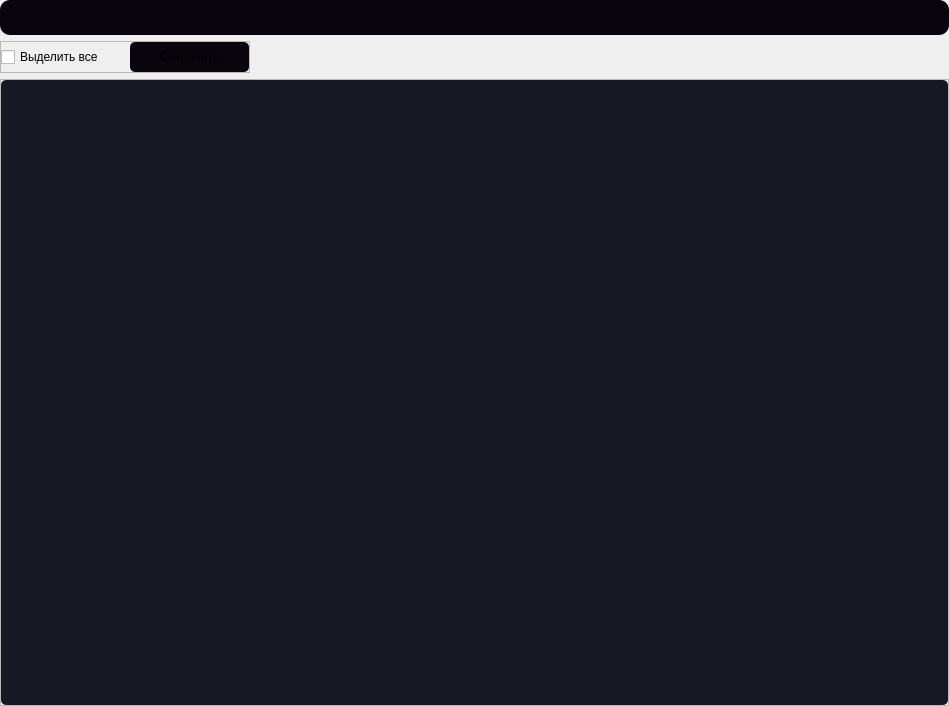
<?xml version="1.0" encoding="UTF-8"?>
<ui version="4.0">
 <class>Form</class>
 <widget class="QWidget" name="Form">
  <property name="geometry">
   <rect>
    <x>0</x>
    <y>0</y>
    <width>949</width>
    <height>706</height>
   </rect>
  </property>
  <property name="windowTitle">
   <string>Form</string>
  </property>
  <property name="styleSheet">
   <string notr="true">QPlainTextEdit{
	background-color:rgb(9,5,13);
	border-radius: 15px;
}
#parsingStart_button{
	background-color:rgb(9,5,13);
}
#frame{
	background-color:rgb(9,5,13);
	border-radius: 10px;
}
#listWidget{
	background-color:rgb(24,24,36);
	border-radius: 5px;
}
#savePatent_button{
	background-color:rgb(9,5,13);
	border-radius: 5px;
}
#slide_menu{
	background-color:rgb(9,5,13);
}</string>
  </property>
  <layout class="QVBoxLayout" name="verticalLayout">
   <property name="leftMargin">
    <number>0</number>
   </property>
   <property name="topMargin">
    <number>0</number>
   </property>
   <property name="rightMargin">
    <number>0</number>
   </property>
   <property name="bottomMargin">
    <number>0</number>
   </property>
   <item>
    <widget class="QFrame" name="frame">
     <property name="minimumSize">
      <size>
       <width>0</width>
       <height>0</height>
      </size>
     </property>
     <property name="maximumSize">
      <size>
       <width>16777215</width>
       <height>35</height>
      </size>
     </property>
     <property name="styleSheet">
      <string notr="true"/>
     </property>
     <property name="frameShape">
      <enum>QFrame::StyledPanel</enum>
     </property>
     <property name="frameShadow">
      <enum>QFrame::Raised</enum>
     </property>
     <layout class="QHBoxLayout" name="horizontalLayout">
      <property name="spacing">
       <number>5</number>
      </property>
      <property name="leftMargin">
       <number>0</number>
      </property>
      <property name="topMargin">
       <number>0</number>
      </property>
      <property name="rightMargin">
       <number>10</number>
      </property>
      <property name="bottomMargin">
       <number>0</number>
      </property>
      <item>
       <widget class="QPlainTextEdit" name="requestName_textEdit">
        <property name="font">
         <font>
          <pointsize>11</pointsize>
         </font>
        </property>
        <property name="autoFillBackground">
         <bool>false</bool>
        </property>
        <property name="textInteractionFlags">
         <set>Qt::TextEditable|Qt::TextSelectableByMouse</set>
        </property>
       </widget>
      </item>
      <item>
       <widget class="QPushButton" name="parsingStart_button">
        <property name="autoFillBackground">
         <bool>false</bool>
        </property>
        <property name="text">
         <string/>
        </property>
        <property name="icon">
         <iconset>
          <normaloff>:/icons/search.svg</normaloff>:/icons/search.svg</iconset>
        </property>
        <property name="iconSize">
         <size>
          <width>20</width>
          <height>20</height>
         </size>
        </property>
        <property name="flat">
         <bool>true</bool>
        </property>
       </widget>
      </item>
      <item>
       <widget class="QPushButton" name="requestParameters_button">
        <property name="text">
         <string/>
        </property>
        <property name="icon">
         <iconset>
          <normaloff>:/icons/sliders.svg</normaloff>:/icons/sliders.svg</iconset>
        </property>
        <property name="iconSize">
         <size>
          <width>20</width>
          <height>20</height>
         </size>
        </property>
        <property name="flat">
         <bool>true</bool>
        </property>
       </widget>
      </item>
     </layout>
    </widget>
   </item>
   <item alignment="Qt::AlignLeft">
    <widget class="QFrame" name="frame_2">
     <property name="minimumSize">
      <size>
       <width>250</width>
       <height>30</height>
      </size>
     </property>
     <property name="maximumSize">
      <size>
       <width>16777215</width>
       <height>50</height>
      </size>
     </property>
     <property name="styleSheet">
      <string notr="true"/>
     </property>
     <property name="frameShape">
      <enum>QFrame::StyledPanel</enum>
     </property>
     <property name="frameShadow">
      <enum>QFrame::Raised</enum>
     </property>
     <layout class="QHBoxLayout" name="horizontalLayout_2">
      <property name="spacing">
       <number>10</number>
      </property>
      <property name="leftMargin">
       <number>0</number>
      </property>
      <property name="topMargin">
       <number>0</number>
      </property>
      <property name="rightMargin">
       <number>0</number>
      </property>
      <property name="bottomMargin">
       <number>0</number>
      </property>
      <item>
       <widget class="QCheckBox" name="checkBox">
        <property name="text">
         <string>Выделить все</string>
        </property>
       </widget>
      </item>
      <item>
       <widget class="QPushButton" name="savePatent_button">
        <property name="minimumSize">
         <size>
          <width>0</width>
          <height>30</height>
         </size>
        </property>
        <property name="maximumSize">
         <size>
          <width>16777215</width>
          <height>16777215</height>
         </size>
        </property>
        <property name="text">
         <string>Сохранить</string>
        </property>
        <property name="icon">
         <iconset>
          <normaloff>:/icons/save.svg</normaloff>:/icons/save.svg</iconset>
        </property>
       </widget>
      </item>
     </layout>
    </widget>
   </item>
   <item>
    <widget class="QFrame" name="frame_3">
     <property name="frameShape">
      <enum>QFrame::StyledPanel</enum>
     </property>
     <property name="frameShadow">
      <enum>QFrame::Raised</enum>
     </property>
     <layout class="QVBoxLayout" name="verticalLayout_2">
      <property name="spacing">
       <number>0</number>
      </property>
      <property name="leftMargin">
       <number>0</number>
      </property>
      <property name="topMargin">
       <number>0</number>
      </property>
      <property name="rightMargin">
       <number>0</number>
      </property>
      <property name="bottomMargin">
       <number>0</number>
      </property>
      <item alignment="Qt::AlignTop">
       <widget class="QFrame" name="slide_menu_container">
        <property name="minimumSize">
         <size>
          <width>0</width>
          <height>0</height>
         </size>
        </property>
        <property name="maximumSize">
         <size>
          <width>16777215</width>
          <height>0</height>
         </size>
        </property>
        <property name="styleSheet">
         <string notr="true">QFrame{
	background-color:rgb(20,20,27);
}
QPushButton{
	border-radius:5px;
	background-color:rgb(9,5,13);
}
QComboBox{
	border-radius:5px;
	background-color:rgb(9,5,13);
}
QCheckBox{
	background-color:rgb(20,20,27);
}</string>
        </property>
        <property name="frameShape">
         <enum>QFrame::StyledPanel</enum>
        </property>
        <property name="frameShadow">
         <enum>QFrame::Raised</enum>
        </property>
        <layout class="QVBoxLayout" name="verticalLayout_3">
         <property name="spacing">
          <number>0</number>
         </property>
         <property name="leftMargin">
          <number>0</number>
         </property>
         <property name="topMargin">
          <number>0</number>
         </property>
         <property name="rightMargin">
          <number>0</number>
         </property>
         <property name="bottomMargin">
          <number>0</number>
         </property>
         <item>
          <widget class="QFrame" name="slide_menu">
           <property name="frameShape">
            <enum>QFrame::StyledPanel</enum>
           </property>
           <property name="frameShadow">
            <enum>QFrame::Raised</enum>
           </property>
           <layout class="QVBoxLayout" name="verticalLayout_5">
            <property name="spacing">
             <number>0</number>
            </property>
            <property name="leftMargin">
             <number>0</number>
            </property>
            <property name="topMargin">
             <number>0</number>
            </property>
            <property name="rightMargin">
             <number>0</number>
            </property>
            <property name="bottomMargin">
             <number>0</number>
            </property>
            <item>
             <widget class="QFrame" name="frame_4">
              <property name="sizePolicy">
               <sizepolicy hsizetype="Expanding" vsizetype="Maximum">
                <horstretch>0</horstretch>
                <verstretch>0</verstretch>
               </sizepolicy>
              </property>
              <property name="minimumSize">
               <size>
                <width>0</width>
                <height>50</height>
               </size>
              </property>
              <property name="frameShape">
               <enum>QFrame::StyledPanel</enum>
              </property>
              <property name="frameShadow">
               <enum>QFrame::Raised</enum>
              </property>
              <layout class="QHBoxLayout" name="horizontalLayout_5">
               <property name="spacing">
                <number>0</number>
               </property>
               <property name="leftMargin">
                <number>0</number>
               </property>
               <property name="topMargin">
                <number>0</number>
               </property>
               <property name="rightMargin">
                <number>0</number>
               </property>
               <property name="bottomMargin">
                <number>0</number>
               </property>
               <item alignment="Qt::AlignLeft">
                <widget class="QFrame" name="frame_9">
                 <property name="frameShape">
                  <enum>QFrame::StyledPanel</enum>
                 </property>
                 <property name="frameShadow">
                  <enum>QFrame::Raised</enum>
                 </property>
                 <layout class="QVBoxLayout" name="verticalLayout_4">
                  <item alignment="Qt::AlignLeft">
                   <widget class="QCheckBox" name="checkBox_2">
                    <property name="text">
                     <string>Выбрать все источники</string>
                    </property>
                   </widget>
                  </item>
                 </layout>
                </widget>
               </item>
               <item alignment="Qt::AlignRight">
                <widget class="QFrame" name="frame_10">
                 <property name="frameShape">
                  <enum>QFrame::StyledPanel</enum>
                 </property>
                 <property name="frameShadow">
                  <enum>QFrame::Raised</enum>
                 </property>
                 <layout class="QVBoxLayout" name="verticalLayout_9">
                  <property name="spacing">
                   <number>0</number>
                  </property>
                  <property name="leftMargin">
                   <number>0</number>
                  </property>
                  <property name="topMargin">
                   <number>0</number>
                  </property>
                  <property name="rightMargin">
                   <number>0</number>
                  </property>
                  <property name="bottomMargin">
                   <number>0</number>
                  </property>
                  <item>
                   <widget class="QComboBox" name="comboBox">
                    <property name="minimumSize">
                     <size>
                      <width>150</width>
                      <height>30</height>
                     </size>
                    </property>
                    <item>
                     <property name="text">
                      <string>Яндекс.Патенты</string>
                     </property>
                    </item>
                    <item>
                     <property name="text">
                      <string>Гугл патенты</string>
                     </property>
                    </item>
                    <item>
                     <property name="text">
                      <string>Роспатент</string>
                     </property>
                    </item>
                    <item>
                     <property name="text">
                      <string>Фипс</string>
                     </property>
                    </item>
                    <item>
                     <property name="text">
                      <string>Випо</string>
                     </property>
                    </item>
                   </widget>
                  </item>
                 </layout>
                </widget>
               </item>
              </layout>
             </widget>
            </item>
            <item>
             <widget class="QFrame" name="frame_6">
              <property name="frameShape">
               <enum>QFrame::StyledPanel</enum>
              </property>
              <property name="frameShadow">
               <enum>QFrame::Raised</enum>
              </property>
              <property name="lineWidth">
               <number>1</number>
              </property>
              <layout class="QHBoxLayout" name="horizontalLayout_4">
               <property name="spacing">
                <number>0</number>
               </property>
               <property name="leftMargin">
                <number>0</number>
               </property>
               <property name="topMargin">
                <number>0</number>
               </property>
               <property name="rightMargin">
                <number>0</number>
               </property>
               <property name="bottomMargin">
                <number>0</number>
               </property>
               <item>
                <widget class="QFrame" name="frame_7">
                 <property name="minimumSize">
                  <size>
                   <width>150</width>
                   <height>0</height>
                  </size>
                 </property>
                 <property name="frameShape">
                  <enum>QFrame::StyledPanel</enum>
                 </property>
                 <property name="frameShadow">
                  <enum>QFrame::Raised</enum>
                 </property>
                 <layout class="QVBoxLayout" name="verticalLayout_7">
                  <item>
                   <widget class="QCheckBox" name="yandex_checkBox">
                    <property name="text">
                     <string>Яндекс.Патенты</string>
                    </property>
                   </widget>
                  </item>
                  <item>
                   <widget class="QCheckBox" name="google_checkBox">
                    <property name="text">
                     <string>Гугл патенты</string>
                    </property>
                   </widget>
                  </item>
                  <item>
                   <widget class="QCheckBox" name="rospatent_checkBox">
                    <property name="text">
                     <string>Роспатент</string>
                    </property>
                   </widget>
                  </item>
                  <item>
                   <widget class="QCheckBox" name="fips_checkBox">
                    <property name="text">
                     <string>Фипс</string>
                    </property>
                   </widget>
                  </item>
                  <item>
                   <widget class="QCheckBox" name="wipo_checkBox">
                    <property name="text">
                     <string>Випо</string>
                    </property>
                   </widget>
                  </item>
                  <item>
                   <widget class="QCheckBox" name="checkBox_7">
                    <property name="text">
                     <string>CheckBox</string>
                    </property>
                   </widget>
                  </item>
                 </layout>
                </widget>
               </item>
               <item>
                <widget class="QFrame" name="frame_8">
                 <property name="frameShape">
                  <enum>QFrame::StyledPanel</enum>
                 </property>
                 <property name="frameShadow">
                  <enum>QFrame::Raised</enum>
                 </property>
                 <layout class="QVBoxLayout" name="verticalLayout_6">
                  <property name="spacing">
                   <number>0</number>
                  </property>
                  <property name="leftMargin">
                   <number>0</number>
                  </property>
                  <property name="topMargin">
                   <number>0</number>
                  </property>
                  <property name="rightMargin">
                   <number>0</number>
                  </property>
                  <property name="bottomMargin">
                   <number>0</number>
                  </property>
                  <item>
                   <widget class="QStackedWidget" name="stackedWidget">
                    <property name="sizePolicy">
                     <sizepolicy hsizetype="Expanding" vsizetype="Expanding">
                      <horstretch>0</horstretch>
                      <verstretch>0</verstretch>
                     </sizepolicy>
                    </property>
                    <property name="minimumSize">
                     <size>
                      <width>0</width>
                      <height>0</height>
                     </size>
                    </property>
                    <property name="maximumSize">
                     <size>
                      <width>16777215</width>
                      <height>16777215</height>
                     </size>
                    </property>
                    <property name="styleSheet">
                     <string notr="true">QWidget{
	background-color:rgb(20,20,27);
}</string>
                    </property>
                    <widget class="QWidget" name="googlePatent_widget">
                     <property name="sizePolicy">
                      <sizepolicy hsizetype="Expanding" vsizetype="Expanding">
                       <horstretch>0</horstretch>
                       <verstretch>0</verstretch>
                      </sizepolicy>
                     </property>
                     <layout class="QVBoxLayout" name="verticalLayout_8"/>
                    </widget>
                    <widget class="QWidget" name="rospatent_widget">
                     <property name="sizePolicy">
                      <sizepolicy hsizetype="Expanding" vsizetype="Expanding">
                       <horstretch>0</horstretch>
                       <verstretch>0</verstretch>
                      </sizepolicy>
                     </property>
                    </widget>
                   </widget>
                  </item>
                 </layout>
                </widget>
               </item>
              </layout>
             </widget>
            </item>
            <item>
             <widget class="QFrame" name="frame_5">
              <property name="sizePolicy">
               <sizepolicy hsizetype="Preferred" vsizetype="Maximum">
                <horstretch>0</horstretch>
                <verstretch>0</verstretch>
               </sizepolicy>
              </property>
              <property name="minimumSize">
               <size>
                <width>0</width>
                <height>40</height>
               </size>
              </property>
              <property name="frameShape">
               <enum>QFrame::StyledPanel</enum>
              </property>
              <property name="frameShadow">
               <enum>QFrame::Raised</enum>
              </property>
              <layout class="QHBoxLayout" name="horizontalLayout_3">
               <property name="leftMargin">
                <number>15</number>
               </property>
               <property name="topMargin">
                <number>5</number>
               </property>
               <property name="rightMargin">
                <number>15</number>
               </property>
               <property name="bottomMargin">
                <number>10</number>
               </property>
               <item>
                <widget class="QPushButton" name="pushButton">
                 <property name="sizePolicy">
                  <sizepolicy hsizetype="Minimum" vsizetype="Expanding">
                   <horstretch>0</horstretch>
                   <verstretch>0</verstretch>
                  </sizepolicy>
                 </property>
                 <property name="minimumSize">
                  <size>
                   <width>0</width>
                   <height>0</height>
                  </size>
                 </property>
                 <property name="sizeIncrement">
                  <size>
                   <width>0</width>
                   <height>0</height>
                  </size>
                 </property>
                 <property name="text">
                  <string>Сбросить</string>
                 </property>
                </widget>
               </item>
               <item>
                <widget class="QPushButton" name="pushButton_2">
                 <property name="sizePolicy">
                  <sizepolicy hsizetype="Minimum" vsizetype="Expanding">
                   <horstretch>0</horstretch>
                   <verstretch>0</verstretch>
                  </sizepolicy>
                 </property>
                 <property name="minimumSize">
                  <size>
                   <width>0</width>
                   <height>30</height>
                  </size>
                 </property>
                 <property name="text">
                  <string>Применить</string>
                 </property>
                </widget>
               </item>
              </layout>
             </widget>
            </item>
           </layout>
          </widget>
         </item>
        </layout>
       </widget>
      </item>
      <item>
       <widget class="QListWidget" name="listWidget">
        <property name="sizePolicy">
         <sizepolicy hsizetype="Expanding" vsizetype="Expanding">
          <horstretch>0</horstretch>
          <verstretch>0</verstretch>
         </sizepolicy>
        </property>
        <property name="minimumSize">
         <size>
          <width>0</width>
          <height>0</height>
         </size>
        </property>
        <property name="maximumSize">
         <size>
          <width>16777215</width>
          <height>16777215</height>
         </size>
        </property>
        <property name="font">
         <font>
          <pointsize>9</pointsize>
         </font>
        </property>
        <property name="layoutDirection">
         <enum>Qt::LeftToRight</enum>
        </property>
       </widget>
      </item>
     </layout>
    </widget>
   </item>
  </layout>
 </widget>
 <resources>
  <include location="../832c2ab8/icons.qrc"/>
 </resources>
 <connections/>
</ui>
